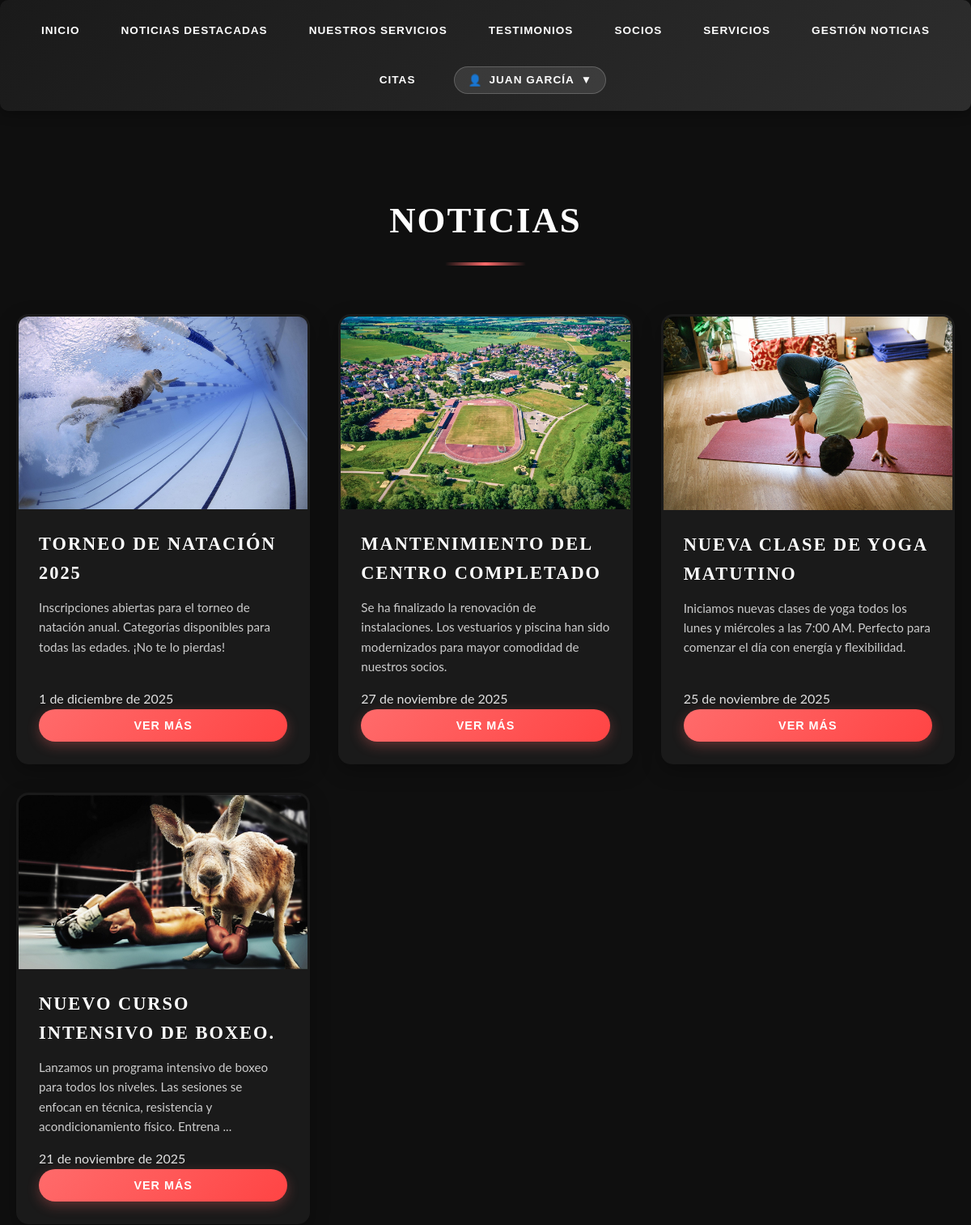
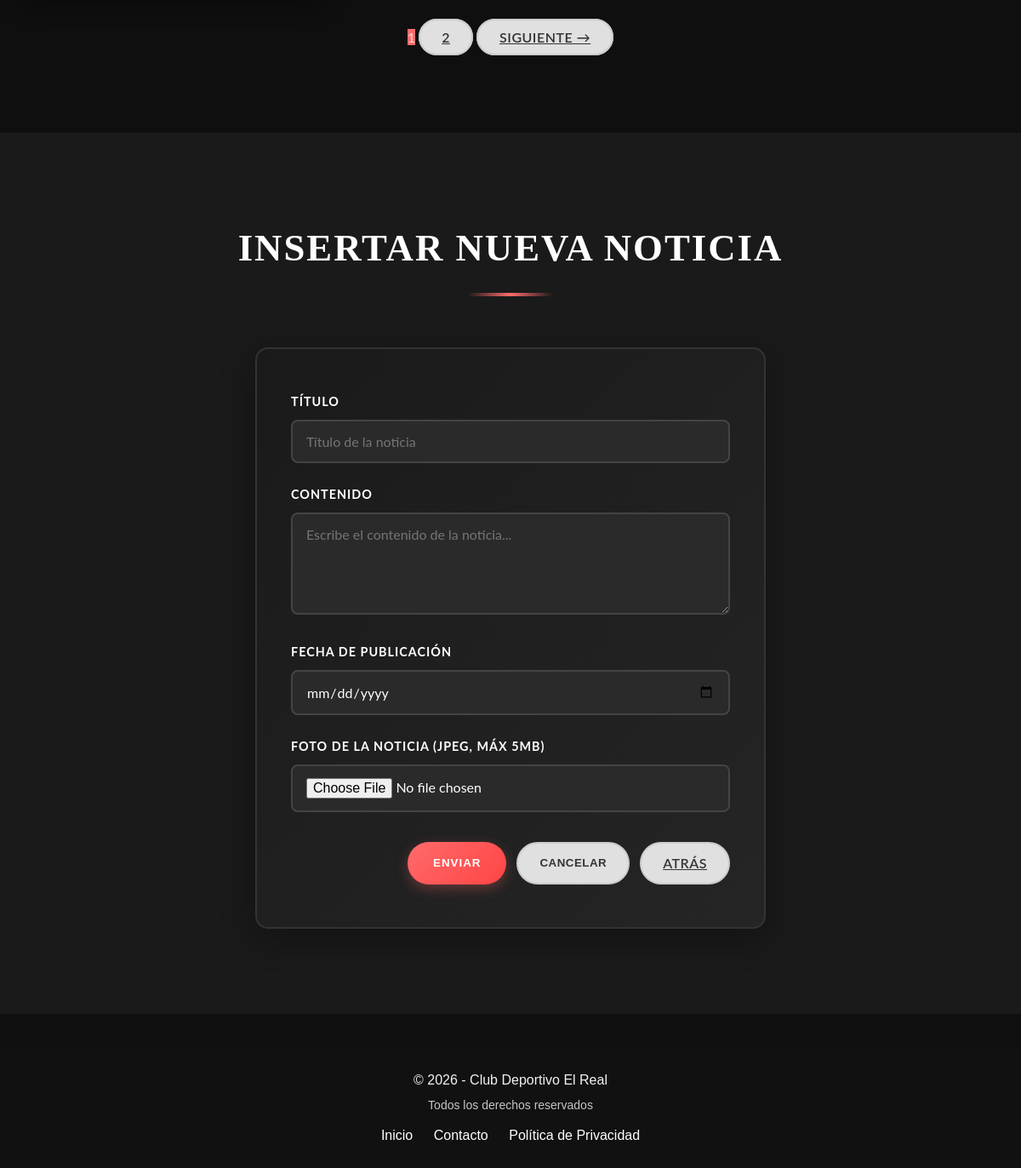
Page /app/noticia.php (signed in) on the committed database (2 pictures, top to bottom).
### tables this page shows
CREATE TABLE IF NOT EXISTS noticia
(
    id INT AUTO_INCREMENT PRIMARY KEY,
    titulo VARCHAR(255) NOT NULL,
    contenido TEXT NOT NULL,
    imagen VARCHAR(255),
    fecha_publicacion DATETIME NOT NULL 
);

### app/noticia.php (the view, shortened to what this page needs)
<?php
require_once 'db_config.php';
?>
<!DOCTYPE html>
<html lang="es">
<head>
    <link rel="stylesheet" href="css/styles.css">
</head>
<body>
<?php
include "menu.php";
try {
    $pdo = new PDO("mysql:host=$db_host;dbname=$db_name;charset=utf8mb4", $db_user, $db_password);
    $pdo->setAttribute(PDO::ATTR_ERRMODE, PDO::ERRMODE_EXCEPTION);
} catch (PDOException $e) {
    echo '<p class="error">❌ Error de conexión: ' . htmlspecialchars($e->getMessage()) . '</p>';
    exit;
}
$noticias_por_pagina = 4;
$pagina_actual = isset($_GET['pagina']) && is_numeric($_GET['pagina']) ? (int)$_GET['pagina'] : 1;
$offset = ($pagina_actual - 1) * $noticias_por_pagina;
$stmtTotal = $pdo->query("SELECT COUNT(*) as total FROM noticia");
$totalNoticias = $stmtTotal->fetch(PDO::FETCH_ASSOC)['total'];
$total_paginas = ceil($totalNoticias / $noticias_por_pagina);
?>
<div class="container2">
    <main>
        <section id="listado-noticias" class="services-section">
            <div class="container">
                <h2>Noticias</h2>
<?php
try {
    $sql = "SELECT * FROM noticia
            ORDER BY fecha_publicacion DESC
            LIMIT :limit OFFSET :offset";
    $stmt = $pdo->prepare($sql);
    $stmt->bindValue(':limit', $noticias_por_pagina, PDO::PARAM_INT);
    $stmt->bindValue(':offset', $offset, PDO::PARAM_INT);
    $stmt->execute();
    if ($stmt && $stmt->rowCount() > 0) {
        echo '<div class="news-grid">';
        while ($row = $stmt->fetch(PDO::FETCH_ASSOC)) {
            $fechaObj = new DateTime($row['fecha_publicacion']);
            $meses = ['enero','febrero','marzo','abril','mayo','junio','julio','agosto','septiembre','octubre','noviembre','diciembre'];
            $mes = $meses[(int)$fechaObj->format('m') - 1];
            $fechaFormato = $fechaObj->format('j') . ' de ' . $mes . ' de ' . $fechaObj->format('Y');
            $contenido_corto = strlen($row['contenido']) > 150
                ? substr($row['contenido'], 0, 150) . '...'
                : $row['contenido'];
            echo '<article class="news-card">
                    <img src="' . htmlspecialchars($row['imagen']) . '" alt="' . htmlspecialchars($row['titulo']) . '">
                    <div class="news-content">
                        <h3>' . htmlspecialchars($row['titulo']) . '</h3>
                        <p>' . htmlspecialchars($contenido_corto) . '</p>
                        <span class="news-date">' . htmlspecialchars($fechaFormato) . '</span>
                        <button class="button button-primary read-more" data-id="' . (int)$row['id'] . '"
                                data-titulo="' . htmlspecialchars($row['titulo'], ENT_QUOTES) . '"
                                data-contenido="' . htmlspecialchars($row['contenido'], ENT_QUOTES) . '"
                                data-imagen="' . htmlspecialchars($row['imagen'], ENT_QUOTES) . '"
                                data-fecha="' . htmlspecialchars($row['fecha_publicacion']) . '">
                            Ver más
                        </button>
                    </div>
                  </article>';
        }
        echo '</div>';
        if ($total_paginas > 1) {
            echo '<div class="pagination" style="text-align: center; margin-top: 2rem;">';
            for ($i = 1; $i <= $total_paginas; $i++) {
                if ($i === $pagina_actual) {
                    echo '<span class="button" style="background-color: #ff6b6b; cursor: default;">' . $i . '</span> ';
                } else {
                    echo '<a href="noticia.php?pagina=' . $i . '" class="button button-secondary">' . $i . '</a> ';
                }
            }
            if ($pagina_actual < $total_paginas) {
                echo '<a href="noticia.php?pagina=' . ($pagina_actual + 1) . '" class="button button-secondary">Siguiente →</a>';
            }
            echo '</div>';
        }
    } else {
        echo '<p>No hay noticias disponibles.</p>';
    }
} catch (PDOException $e) {
    echo '<p class="error">❌ Error al obtener noticias: ' . htmlspecialchars($e->getMessage()) . '</p>';
}
?>
            </div>
        </section>
        <?php if(isset($_SESSION['rol']) && $_SESSION['rol'] == 'administrador'): ?>
        <section id="admin-noticias">
            <div class="container">
                <h2>Insertar Nueva Noticia</h2>
                <form action="procesar_noticia.php" method="post" enctype="multipart/form-data" id="noticiaForm">
                    <div class="formulario">
                        <div class="form-group">
                            <label for="titulo">Título</label>
                            <input type="text" name="titulo" id="titulo" placeholder="Título de la noticia"/>
                        </div>
                        <div class="form-group">
                            <label for="contenido">Contenido</label>
                            <textarea name="noticia" id="contenido" placeholder="Escribe el contenido de la noticia..."></textarea>
                        </div>
                        <div class="form-group">
                            <label for="fecha_publicacion">Fecha de publicación</label>
                            <input type="date" name="fecha_publicacion" id="fecha_publicacion"/>
                        </div>
                        <div class="form-group">
                            <label for="fotoNoticia">Foto de la noticia (JPEG, máx 5MB)</label>
                            <input type="file" name="fotoNoticia" id="fotoNoticia"/>
                        </div>
                        <div class="form-actions">
                            <button type="submit" class="button button-primary">Enviar</button>
                            <button type="reset" class="button button-secondary">Cancelar</button>
                            <a href="paginaPrincipal.php" class="button button-secondary">Atrás</a>
                        </div>
                    </div>
                </form>
            </div>
        </section>
        <?php endif; ?>
    </main>
</div>
<?php
include "footer.php";
?>
</body>
</html>

### app/css/styles.css (style rules this page uses)
* { margin: 0; padding: 0; box-sizing: border-box; }
.container2 { min-height: 100%; display: flex; flex-direction: column; }
html, body { height: 100%; margin: 0; padding: 0; }
body { font-family: 'Lato', sans-serif; line-height: 1.6; background-color: #0f0f0f; color: #e0e0e0; min-height: 100vh; }
main { flex: 1; }
h1, h2, h3 { font-family: 'Playfair Display', serif; color: #ffffff; text-transform: uppercase; letter-spacing: 2px; }
.container { max-width: 1200px; margin: 0 auto; padding: 0 20px; }
section { padding: 100px 0; position: relative; }
section:nth-child(even) { background: #1a1a1a; }
section:nth-child(odd) { background: #0f0f0f; }
.services-section h2, .latest-news-section h2, .appointments-section h2, .contact-section h2, section h2 { text-align: center; font-size: 2.8rem; margin-bottom: 60px; position: relative; padding-bottom: 20px; }
section:nth-child(even) h2 { color: #ffffff; }
.services-section h2::after, .latest-news-section h2::after, section h2::after { content: ''; position: absolute; bottom: 0; left: 50%; transform: translateX(-50%); width: 100px; height: 4px; background: linear-gradient(90deg, transparent 0%, #ff6b6b 50%, transparent 100%); }
.news-grid { display: grid; grid-template-columns: repeat(auto-fit, minmax(300px, 1fr)); gap: 35px; }
.news-card { background-color: #1a1a1a; border-radius: 15px; overflow: hidden; box-shadow: 0 8px 25px rgba(0, 0, 0, 0.3); display: flex; flex-direction: column; transition: all 0.4s ease; border: 3px solid transparent; }
.news-content { padding: 25px; flex: 1; display: flex; flex-direction: column; }
.news-content h3 { margin-bottom: 12px; font-size: 1.4rem; color: #ffffff; }
.news-content p { margin-bottom: 15px; font-size: 0.95rem; color: #cccccc; flex: 1; }
.read-more { color: #ff6b6b; text-decoration: none; font-weight: 700; font-size: 0.9rem; text-transform: uppercase; letter-spacing: 1px; transition: all 0.3s ease; display: inline-block; }
.formulario { background: linear-gradient(135deg, #1a1a1a 0%, #252525 100%); padding: 50px 40px; border-radius: 15px; box-shadow: 0 10px 40px rgba(0, 0, 0, 0.3); max-width: 600px; margin: 0 auto; border: 2px solid #333333; }
.formulario .form-group { margin-bottom: 25px; }
.formulario label { display: block; margin-bottom: 10px; font-weight: 700; color: #ffffff; text-transform: uppercase; font-size: 0.9rem; letter-spacing: 1px; }
.formulario input, .formulario select, .formulario textarea { width: 100%; padding: 14px 16px; border-radius: 8px; border: 2px solid #444444; font-size: 1rem; font-family: 'Lato', sans-serif; transition: all 0.3s ease; background-color: #2a2a2a; color: #ffffff; }
.formulario textarea { resize: vertical; min-height: 120px; }
.form-actions { display: flex; gap: 12px; justify-content: flex-end; margin-top: 35px; }
.button-primary { background: linear-gradient(135deg, #ff6b6b 0%, #ff4444 100%); color: #fff; border: none; padding: 12px 30px; border-radius: 25px; font-weight: 700; text-transform: uppercase; letter-spacing: 1px; cursor: pointer; transition: all 0.3s ease; box-shadow: 0 5px 15px rgba(255, 107, 107, 0.3); }
.button-secondary { background-color: #e0e0e0; color: #333; border: 2px solid #ccc; padding: 10px 25px; border-radius: 25px; font-weight: 600; text-transform: uppercase; letter-spacing: 0.5px; cursor: pointer; transition: all 0.3s ease; }

### rows in the picture
noticia: imagen (picture), titulo "TORNEO DE NATACIÓN 2025", contenido "Inscripciones abiertas para el torneo de natación anual. Categorías disponibles para todas las edades. ¡No te lo pierdas!", fecha_publicacion "1 de diciembre de 2025"
noticia: imagen (picture), titulo "MANTENIMIENTO DEL CENTRO COMPLETADO", contenido "Se ha finalizado la renovación de instalaciones. Los vestuarios y piscina han sido modernizados para mayor comodidad de nuestros socios.", fecha_publicacion "27 de noviembre de 2025"
noticia: imagen (picture), titulo "NUEVA CLASE DE YOGA MATUTINO", contenido "Iniciamos nuevas clases de yoga todos los lunes y miércoles a las 7:00 AM. Perfecto para comenzar el día con energía y flexibilidad.", fecha_publicacion "25 de noviembre de 2025"
noticia: imagen (picture), titulo "NUEVO CURSO INTENSIVO DE BOXEO.", contenido "Lanzamos un programa intensivo de boxeo para todos los niveles. Las sesiones se enfocan en técnica, resistencia y acondicionamiento físico. Entrena ...", fecha_publicacion "21 de noviembre de 2025"

### other values in the picture
$_SESSION['username'] "JUAN GARCÍA"
